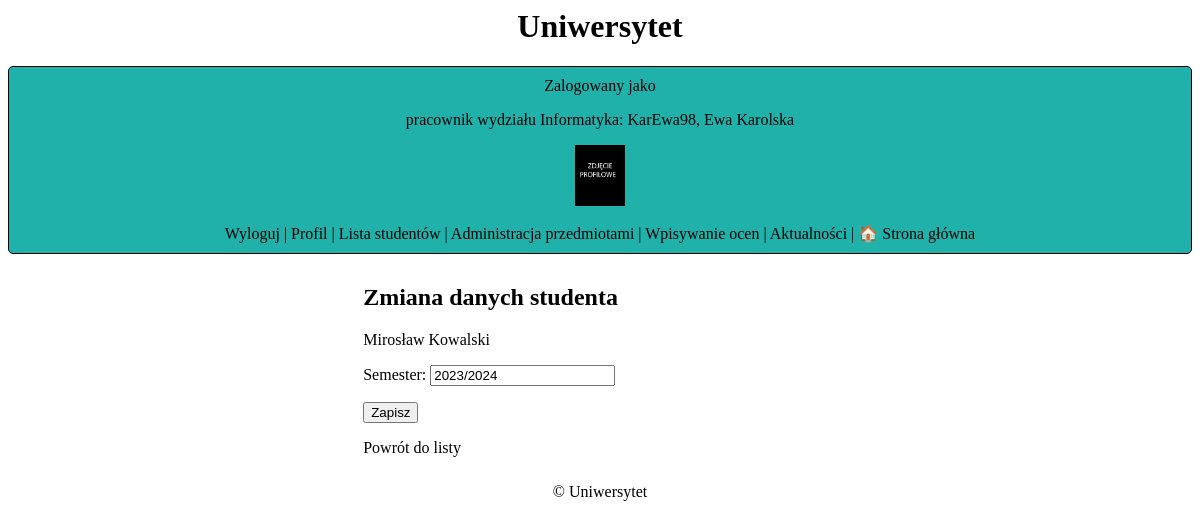
/users/3/update/ (signed in), run on the app's committed database.
### uczelnia/models.py (models this page shows, shortened)
class CustomUser(AbstractUser):
    first_name = models.CharField(max_length=100, blank=False, null=False)
    last_name = models.CharField(max_length=100, blank=False, null=False)
    avatar = models.ImageField(default='default.png', upload_to='profile_pics')
    birthday = models.DateField(default=date(2000, 1, 1))
    phone = models.CharField(max_length=9, blank=False)
    address = models.CharField(max_length=100, blank=False)
    semester = models.CharField(max_length=100, default="2023/2024")  # semestr na którym jest student
    department = models.ForeignKey(Department, on_delete=models.CASCADE,
                                   null=False)  # w jakim wydziale studiuje student lub zatrudniony jest pracownik
    is_employee = models.BooleanField(default=False)  # czy użytkownik jest pracownikiem
    is_verified = models.BooleanField(default=False) #veryfikacja przez admina

class Department(models.Model):
    name = models.CharField(max_length=100, blank=False, null=False)
    def __str__(self):
        return self.name

### uczelnia/views.py (the view, shortened to what this page needs)
# urls.py: path('users/<int:pk>/update/', UserUpdateView.as_view(), name='user_update'),
class UserUpdateView(UpdateView):
    model = CustomUser
    template_name = 'user_update.html'
    success_url = reverse_lazy('user_list')
    fields = ['semester'] #określam, które pola modelu mają być wyświetlane i edytowane w formularzu

### uczelnia/templates/user_update.html (shortened to what this page needs)
{% extends 'base.html' %}
{% block content %}
  <h2>Zmiana danych studenta</h2>
  {{ customuser.first_name }} {{customuser.last_name}}
  <form method="post">
    {{ form.as_p }}
    <button type="submit">Zapisz</button>
  </form>
  <a href="{% url 'user_list' %}">Powrót do listy</a>
{% endblock %}

### uczelnia/templates/base.html
{% load static %}
<head>
  <link rel="stylesheet" href="{% static 'style.css' %}" />
</head>
<body>
  <center>
      <h1>Uniwersytet</h1>
      <header>
          {% if user.is_authenticated %}
          Zalogowany jako
        {% if user.is_superuser %}
          <p>Administrator: {{ user.username }}</p>
        {% elif user.is_employee %}
          <p>pracownik wydziału {{user.department}}: {{ user.username }}, {{user.first_name}} {{user.last_name}}</p>
        {% else %}
          <p>student wydziału {{user.department}}: {{ user.username }}, {{user.first_name}} {{user.last_name}}, semestr {{user.semester}}</p>
        {% endif %}
        <img src="{{user.avatar.url}}" width="50px">
<br>  <br>
      <a href="{% url 'logout' %}">Wyloguj</a>
      |
      <a href="{% url 'edit_profile' %}">Profil</a>
      |
        {% if user.is_superuser %}
          <p>Administrator: {{ user.username }}</p>
            <a href="{% url 'admin_home' %}">Panel Administratora</a> |
          <a href="{% url 'verification_list' %}">Weryfikacja użytkowników</a> |
            <a href="{% url 'news_list' %}">Aktualności</a>
        {% elif user.is_employee %}
              <a href="{% url 'user_list' %}">Lista studentów</a>
               |
              <a href="{% url 'subject_list' %}">Administracja przedmiotami</a>
              |
              <a href="{% url 'education_list' %}">Wpisywanie ocen</a> |
            <a href="{% url 'news_list' %}">Aktualności</a>
        {% else %}
              <a href="{% url 'education_list' %}">Nauka</a> |
            <a href="{% url 'news_list' %}">Aktualności</a>
        {% endif %}
      {% else %}
      <p>Nie jesteś zalogowany</p>
      <a href="{% url 'login' %}">Logowanie</a>|
      <a href="{% url 'signup' %}">Rejestracja</a>
      {% endif %} |
      <a href="{% url 'home' %}">🏠 Strona główna</a>
    </header>
  </center>
  <main class="center">{% block content %} {% endblock %}</main>
  <center>
    <footer>
      <p>&copy; {{ year }} Uniwersytet</p>
    </footer>
  </center>
</body>

### uczelnia/static/style.css (style rules this page uses)
body { font-family: verdana; }
a:link { color: #000000; text-decoration: none; }
.center { margin: auto; width: 40%; padding: 10px; }
header { margin-left: auto; margin-right: auto; background-color: lightseagreen; border-radius: 5px; border: #000000 1px solid; padding: 10px; }
main { margin-left: auto; margin-right: auto; }
footer { margin-left: auto; margin-right: auto; }

### data on the page
CustomUser: department "Informatyka", username "KarEwa98", first_name "Ewa", last_name "Karolska", avatar (picture)
CustomUser: first_name "Mirosław", last_name "Kowalski", semester "2023/2024"
